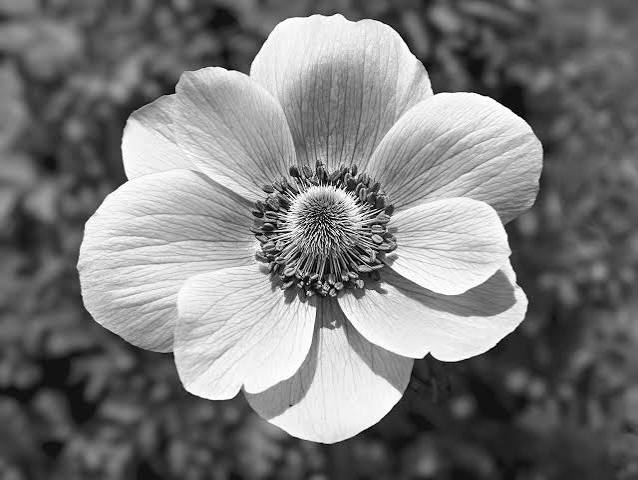
#> input picture Week2/img/flower.jpg, 638 x 480 px
$ python 2c.py
#> lines starting #> are read from the running program, lines starting #| are printed output that depends on the picture
# Write a function that makes a histogram of a black and white picture. Plot histogram of pictures flower.jpg and dark_flower.jpg.
# Attach the function into your report.
# Attach both pictures and their histograms into your report.

from PIL import Image
import numpy as np
import matplotlib.pyplot as plt

picture = Image.open("img/flower.jpg")
#> picture is the input picture: PIL image 638x480 RGB; min 0, max 255, mean 122.8
pixels = np.array(picture)


def make_histogram(pixels):
    # reducing the image from 3 to 2 channels
    gray = pixels[:, :, 0]
    counts, bin_edges = np.histogram(gray, bins=256, range=(0, 256))
#> counts = 256 values, max 2489 at index 87, min 35 at index 2, mean 1196.2; bin_edges = 257 values from 0 to 256
    return counts

counts = make_histogram(pixels)
x_positions = range(256)

plt.bar(x_positions, counts)
plt.xlabel("Pixel brightness")
plt.ylabel("Number of pixels")
plt.title("Histogram of flower.jpg")
plt.show()
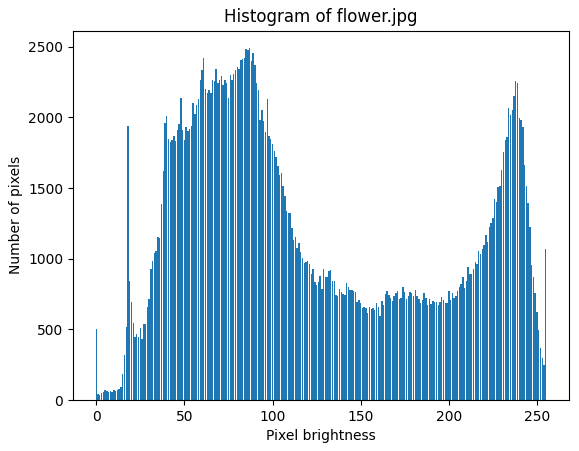
#> figure drawn by matplotlib, 1 panel; tallest bar 2489 high, from x = 86.6 to 87.4
plt.savefig("flower_hist.png")

picture2 = Image.open("img/dark_flower.jpg")
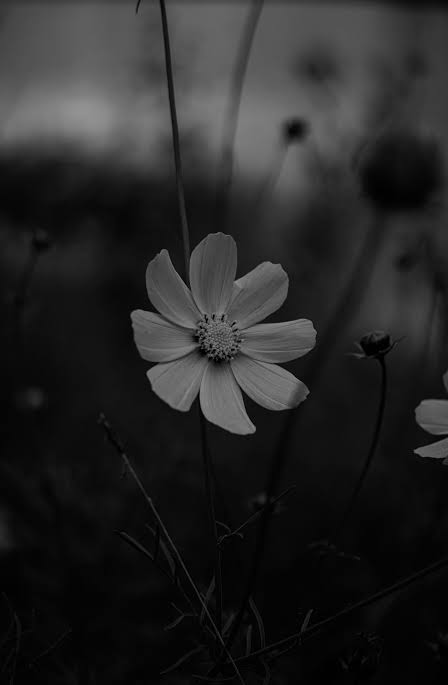
#> input picture Week2/img/dark_flower.jpg, 448 x 685 px
#> picture2 is the input picture: PIL image 448x685 RGB; min 0, max 147, mean 38.2
pixels2 = np.array(picture2)

counts2 = make_histogram(pixels2)
#> counts2 = 256 values, max 16295 at index 4, min 0 at index 148, mean 1198.8

plt.bar(range(256), counts2)
plt.xlabel("Pixel brightness")
plt.ylabel("Number of pixels")
plt.title("Histogram of dark_flower.jpg")
plt.show()
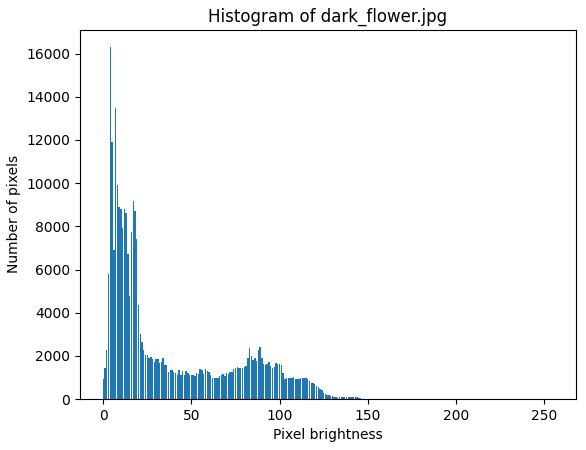
#> figure drawn by matplotlib, 1 panel; tallest bar 16295 high, from x = 3.6 to 4.4
plt.savefig("dark_flower_hist.png")
